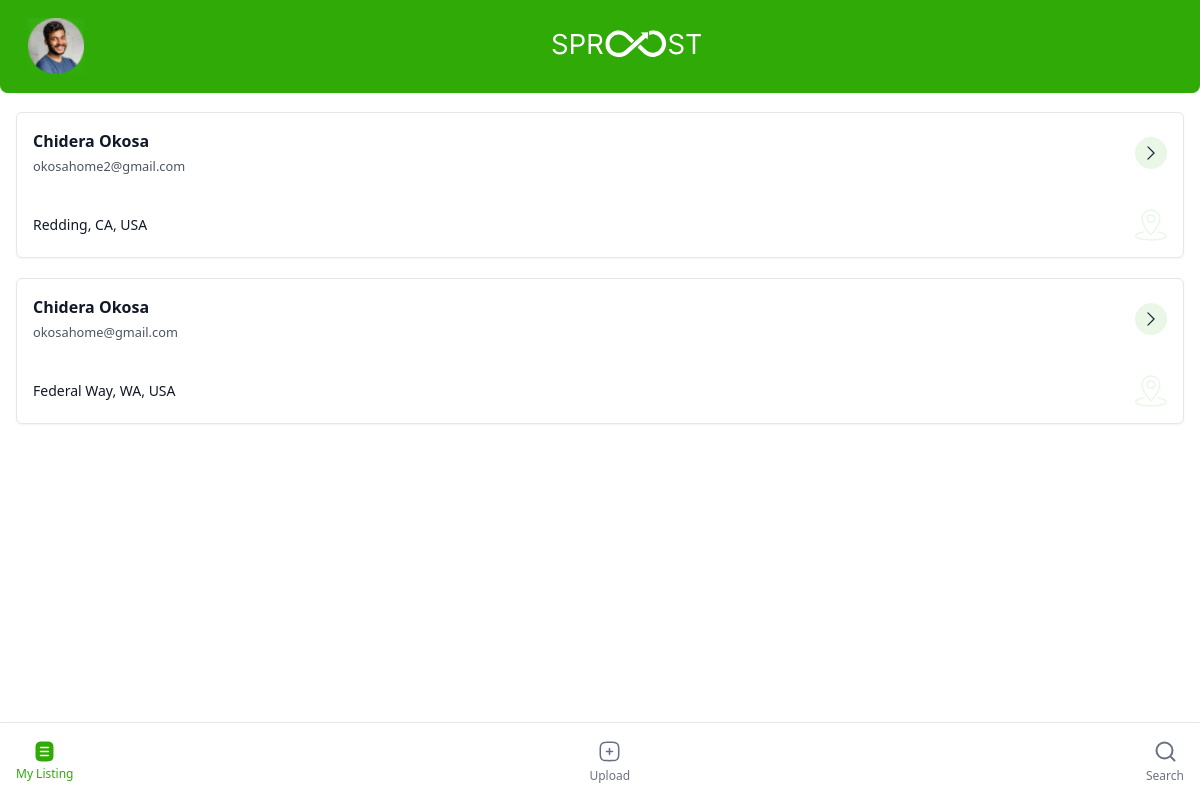
Screenshot of / (signed in) with the database file from the repository.
### property/models.py (models this page shows, shortened)
class AssignedAccount(models.Model):
    assigned_by = models.ForeignKey('accounts.User', on_delete=models.SET_NULL, null=True, blank=True,  related_name='assigned_properties_by')
    assigned_to = models.ForeignKey('accounts.User', on_delete=models.SET_NULL, null=True, blank=True,  related_name='assigned_properties_to')
    is_approved = models.BooleanField(default=False)
    class Meta:
        verbose_name_plural = ''

### accounts/models.py (models this page shows)
class User(AbstractUser):
    phone_number = PhoneNumberField(null=False, blank=False)
    user_type = models.CharField(max_length = 3, choices = USER_TYPE_CHOICES)
    date_joined = models.DateTimeField(auto_now_add=True)

### profiles/models.py (models this page shows, shortened)
class UserProfile(models.Model):
    user = models.OneToOneField(User, on_delete=models.CASCADE, related_name = 'user_profile')
    address = models.CharField(max_length = 50, null = True, blank = True)
    city = models.CharField(max_length = 50, null = True, blank = True)
    state_province = models.CharField(max_length = 50, null = True, blank = True)

### main/views.py (the view)
# urls.py: path('', views.home, name="home"),
def home(request):
    if not request.user.is_authenticated:
        return redirect('account_login')
    else:
        print("user type === ", request.user.user_type)
        if request.user.user_type == "HO":
            quotes = QuoteRequest.objects.filter(user=request.user)
            projects = Project.objects.filter(quote_request__user=request.user)
            context = {
                "quotes": quotes,
                "projects": projects,
                "quote_count": quotes.count(),
                "projects_count": projects.count()
            }
            return render(request, "user/home.html", context)
        elif request.user.user_type == "CO":
            return redirect("profile:contractor_profile")
        elif request.user.user_type == "AG":
            accounts = AssignedAccount.objects.filter(assigned_to=request.user).order_by('-id').select_related("assigned_by", "assigned_to", "assigned_by__user_profile")
            context = {
                "accounts": accounts,
             }
            return render(request, "user/agent_home.html", context)
        else:
            return render(request, "user_admin/dashboard.html")

### templates/user/agent_home.html (shortened to what this page needs)
{% extends "user/base.html" %}
{% load static %}
{% load form_tags %}
{% block topNav %}
    {% include "user/top-navigation.html" %}
{% endblock topNav %}
{% block content %}
<div class="w-full p-4 font['Inter'] mt-24 flex flex-col gap-5">
    {% for account in accounts%}
        <a href="{% url "property:agent-homeowner-dashboard" account.assigned_by.pk %}" class="w-full block p-4 bg-white border border-neutral-150 rounded-md shadow-sm">
            <div class="w-full flex flex-col gap-8">
                <div class="w-full flex items-center justify-between">
                    <div class="">
                        <h3 class="text-gray-900 font-semibold">{{account.assigned_by.first_name}} {{account.assigned_by.last_name}}</h3>
                        <small class="text-gray-600">{{account.assigned_by.email}}</small>
                    </div>
                    <span class="">
            <img src="{% static 'svgs/chevron-right.svg' %}" alt="" class="w-[32px] h-[32px] object-contain" />
        </span>
                </div>
                <div class="flex items-center justify-between">
                    <p class="text-gray-900 text-sm font-medium">{{account.assigned_by.user_profile.address}}</p>
                    <img src="{% static 'svgs/address.svg' %}" alt="" class="w-[32px] h-[32px] object-contain">
                </div>
            </div>
        </a>
    {% endfor %}
</div>
{% endblock %}
{% block bottomNav %}
{% include "user/bottom_nav_agent.html" %}
    {% endblock bottomNav %}

### templates/user/base.html (shortened to what this page needs)
{% load static %}
<!DOCTYPE html>
<html lang="en">
<head>
    <script src="https://cdn.tailwindcss.com"></script>
    <link rel="stylesheet" type="text/css" href="https://cdn.jsdelivr.net/npm/toastify-js/src/toastify.min.css">
    <link rel="stylesheet" href="https://cdnjs.cloudflare.com/ajax/libs/font-awesome/5.15.3/css/all.min.css">
    <link rel="stylesheet" href="https://cdnjs.cloudflare.com/ajax/libs/font-awesome/6.5.2/css/all.min.css"
    />
</head>
<body>
    <div class="">
        {% block topNav %} {% endblock topNav %}
        <div class="mb-20">{% block content %} {% endblock content %}</div>
        {% block bottomNav %} {% endblock bottomNav %}
</body>
</html>

### templates/user/top-navigation.html (shortened to what this page needs)
{% load static %}
<div class="w-full fixed top-0 border-b border-primary z-20 rounded-bl-lg rounded-br-lg shadow-sm bg-primary flex items-center py-4 pl-7">
    <div id="profile-pic-navbar" class="w-[60px] h-[60px] cursor-pointer">
        <img src="{% static 'images/home-owner.png' %}" alt="" class="w-full h-full object-contain" />
    </div>
    <div class="w-full flex flex-grow justify-center mr-8">
        <img src="{% static 'svgs/sproost-white.svg' %}" alt="" class="" />
    </div>
</div>
</div>

### templates/user/bottom_nav_agent.html (shortened to what this page needs)
{% load static %}
<div class="w-full fixed bg-white bottom-0 border-t border-neutral-150 p-4 shadow-md z-20">
  {% with url_name=request.resolver_match.url_name %}
  <div class="flex items-center justify-between w-full">
    <a href="{% url 'main:home' %}" class="inline-flex flex-col gap-1 items-center">
      {% if url_name == 'home' or url_name == 'property-list' %}
      <img src="{% static 'svgs/listing.svg' %}" alt="" class="" /> <span class="text-primary text-xs">My Listing</span> {% else %}
      <img src="{% static 'svgs/listing-outline.svg' %}" alt="" class="" />
      <span class="text-gray-500 text-xs">My listing</span> {% endif %}
    </a>
    <a href="#" class="inline-flex flex-col gap-1 items-center">
      <img src="{% static 'svgs/Add-upload.svg' %}" alt="" class="" />
      <span class="text-gray-500 text-xs">Upload</span>
    </a>
    <a href="#" class="inline-flex flex-col gap-1 items-center">
      <img src="{% static 'svgs/search.svg' %}" alt="" class="" />
      <span class="text-gray-500 text-xs">Search</span>
    </a>
  </div>
  {% endwith %}
</div>

### rows the page displays
AssignedAccount: assigned_by.first_name "Chidera", assigned_by.last_name "Okosa", assigned_by.email "okosahome2@gmail.com", assigned_by.user_profile.address "Redding, CA, USA"
AssignedAccount: assigned_by.first_name "Chidera", assigned_by.last_name "Okosa", assigned_by.email "okosahome@gmail.com", assigned_by.user_profile.address "Federal Way, WA, USA"
